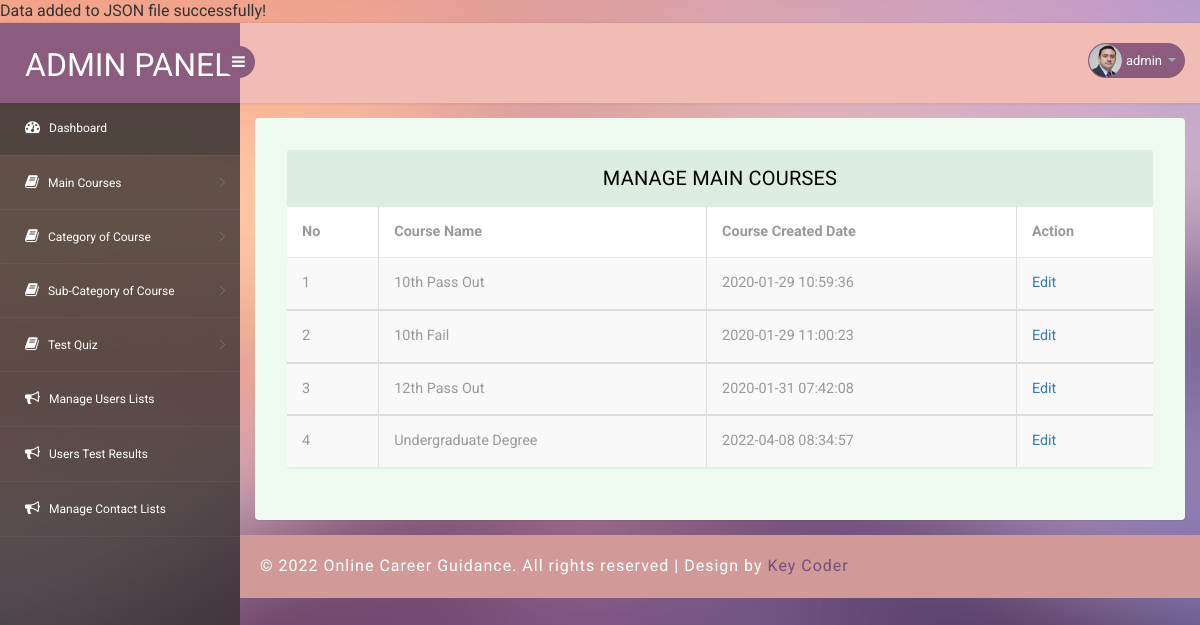
The page /Admin_side/manage_course.php (signed in) on the database its author committed.
### tables this page shows
CREATE TABLE `courses` (
  `id` int(11) NOT NULL,
  `coursename` varchar(255) DEFAULT NULL,
  `creationDate` timestamp NOT NULL DEFAULT current_timestamp()
);

### Admin_side/manage_course.php (the view, shortened to what this page needs)
<?php
include('../connection.php');
if (strlen($_SESSION['admin_panel_login'])==0) {
  header('location:logout.php');
  }
  else{
    ?>
<!DOCTYPE html>
<head>
<link rel="stylesheet" href="css/bootstrap.min.css" >
<link href="css/style.css" rel='stylesheet' type='text/css' />
<link href="css/style-responsive.css" rel="stylesheet"/>
<link rel="stylesheet" href="css/font.css" type="text/css"/>
<link href="css/font-awesome.css" rel="stylesheet">
</head>
<body>
<section id="container">
<?php include'top-header.php'; ?>
<?php include'menu-bar.php'; ?>
<section id="main-content">
	<section class="wrapper">
		<div class="table-agile-info">
  <div class="panel panel-default">
    <div class="panel-heading">
     Manage Main Courses
    </div>
    <div class="table-responsive">
      <table class="table table-striped table-bordered b-t b-light">
        <thead>
          <tr>
            <th>No</th>
            <th>Course Name</th>
            <th>Course Created Date</th>
            <th>Action</th>
          </tr>
        </thead>
       <?php
$query=mysqli_query($conn,"select * from courses ");
$cnt=1;
while($row=mysqli_fetch_array($query))
{
         ?>
                                    <tbody>
                                        <tr>
                                            <td><?php echo $cnt;?></td>
                                              <td><?php echo $row['coursename']; ?></td>
                                              <td><?php echo $row['creationDate']; ?></td>
                                              <td> <a href="edit_course.php?eid=<?php echo $row['id'];?>">Edit</a></td>
                                        </tr>
                                       <?php $cnt=$cnt+1; } ?>
                                    </tbody>
      </table>
    </div>
  </div>
</div>
</section>
		   <?php include'footer.php'; ?>
</section>
</section>
</body>
</html>
<?php } ?>

### Admin_side/Css/style.css (style rules this page uses)
html, body { font-family: 'Roboto', sans-serif; font-size: 100%; overflow-x: hidden; background: url(../images/bg.jpg) no-repeat 0px 0px; background-size:cover; }
body a { transition: 0.5s all ease; -webkit-transition: 0.5s all ease; -moz-transition: 0.5s all ease; -o-transition: 0.5s all ease; -ms-transition: 0.5s all ease; text-decoration:none; }
#main-content { margin-left:240px; -webkit-transition:all .3s ease-in-out; -moz-transition:all .3s ease-in-out; -o-transition:all .3s ease-in-out; transition:all .3s ease-in-out; }
.wrapper { display:inline-block; margin-top:80px; padding:15px; width:100%; }
.panel-heading { position: relative; height: 57px; line-height: 57px; letter-spacing: 0.2px; color: #000; font-size: 18px; font-weight: 400; padding: 0 16px; background:#ddede0; border-top-right-radius: 2px; border-top-left-radius: 2px; text-transform: uppercase; text-align: center; }
.panel { border: none ! important; }
.table>thead>tr>th { border-bottom: 1px solid #e1ab91 ! important; }
.table>tbody>tr>td, .table>tbody>tr>th, .table>tfoot>tr>td, .table>tfoot>tr>th, .table>thead>tr>td, .table>thead>tr>th { border-bottom: 1px solid #e9e9e9 ! important; }
.table > thead > tr > th, .table > tbody > tr > th, .table > tfoot > tr > th, .table > thead > tr > td, .table > tbody > tr > td, .table > tfoot > tr > td { border-top: none !important; }
.table td, .table>tbody>tr>td, .table>tbody>tr>th, .table>tfoot>tr>td, .table>tfoot>tr>th, .table>thead>tr>td, .table>thead>tr>th { padding: 15px!important; }
.table > thead > tr > th, .table > tbody > tr > th, .table > tfoot > tr > th, .table > thead > tr > td, .table > tbody > tr > td, .table > tfoot > tr > td { font-size: 0.9em; color: #999; border-top: none !important; }
.table-agile-info { background: #eef9f0; padding: 2em; border-radius: 4px; -webkit-box-shadow: 0 1px 1px rgba(0,0,0,.05); box-shadow: 0 1px 1px rgba(0,0,0,.05); }
.panel-default>.panel-heading { color: #000000 ! important; background-color: #ddede0 ! important; border-color: #ddede0 ! important; font-size: 20px; }

### rows shown on the page
courses: coursename "10th Pass Out", creationDate "2020-01-29 10:59:36"
courses: coursename "10th Fail", creationDate "2020-01-29 11:00:23"
courses: coursename "12th Pass Out", creationDate "2020-01-31 07:42:08"
courses: coursename "Undergraduate Degree", creationDate "2022-04-08 08:34:57"

### other values the page prints
$_SESSION['username'] "admin"
